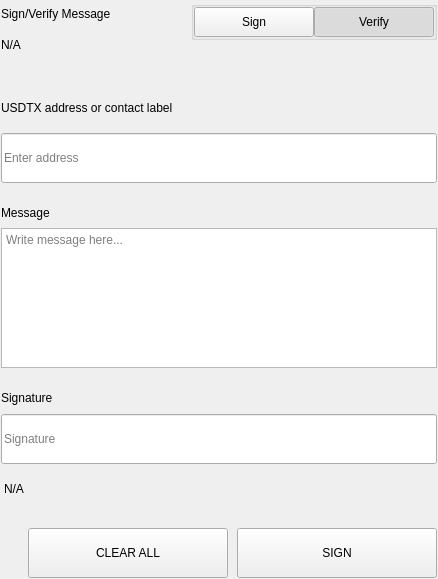
<?xml version="1.0" encoding="UTF-8"?>
<ui version="4.0">
 <class>SettingsSignMessageWidgets</class>
 <widget class="QWidget" name="SettingsSignMessageWidgets">
  <property name="geometry">
   <rect>
    <x>0</x>
    <y>0</y>
    <width>438</width>
    <height>579</height>
   </rect>
  </property>
  <property name="windowTitle">
   <string>Form</string>
  </property>
  <layout class="QVBoxLayout" name="verticalLayout">
   <property name="spacing">
    <number>0</number>
   </property>
   <property name="leftMargin">
    <number>0</number>
   </property>
   <property name="topMargin">
    <number>0</number>
   </property>
   <property name="rightMargin">
    <number>0</number>
   </property>
   <property name="bottomMargin">
    <number>0</number>
   </property>
   <item>
    <widget class="QWidget" name="left" native="true">
     <layout class="QVBoxLayout" name="verticalLayout_3">
      <property name="leftMargin">
       <number>0</number>
      </property>
      <property name="topMargin">
       <number>0</number>
      </property>
      <property name="rightMargin">
       <number>0</number>
      </property>
      <property name="bottomMargin">
       <number>0</number>
      </property>
      <item>
       <widget class="QWidget" name="container_sign" native="true">
        <layout class="QVBoxLayout" name="verticalLayout_2">
         <property name="spacing">
          <number>0</number>
         </property>
         <property name="leftMargin">
          <number>1</number>
         </property>
         <property name="topMargin">
          <number>1</number>
         </property>
         <property name="rightMargin">
          <number>1</number>
         </property>
         <property name="bottomMargin">
          <number>1</number>
         </property>
         <item>
          <layout class="QHBoxLayout" name="horizontalLayout_3" stretch="3,1">
           <property name="spacing">
            <number>40</number>
           </property>
           <item>
            <layout class="QVBoxLayout" name="verticalLayoutTitle">
             <property name="spacing">
              <number>5</number>
             </property>
             <item>
              <widget class="QLabel" name="labelTitle">
               <property name="text">
                <string>Sign/Verify Message</string>
               </property>
              </widget>
             </item>
             <item>
              <widget class="QLabel" name="labelSubtitle1">
               <property name="text">
                <string notr="true">N/A</string>
               </property>
               <property name="wordWrap">
                <bool>true</bool>
               </property>
              </widget>
             </item>
            </layout>
           </item>
           <item alignment="Qt::AlignRight|Qt::AlignTop">
            <widget class="QWidget" name="containerSwitch" native="true">
             <property name="styleSheet">
              <string notr="true">#containerSwitch{
	padding-top:9px;
}</string>
             </property>
             <layout class="QVBoxLayout" name="verticalLayout_6">
              <property name="spacing">
               <number>4</number>
              </property>
              <property name="leftMargin">
               <number>0</number>
              </property>
              <property name="topMargin">
               <number>0</number>
              </property>
              <property name="rightMargin">
               <number>0</number>
              </property>
              <property name="bottomMargin">
               <number>0</number>
              </property>
              <item alignment="Qt::AlignRight">
               <widget class="QGroupBox" name="groupBox">
                <property name="sizePolicy">
                 <sizepolicy hsizetype="Fixed" vsizetype="Preferred">
                  <horstretch>0</horstretch>
                  <verstretch>0</verstretch>
                 </sizepolicy>
                </property>
                <property name="title">
                 <string/>
                </property>
                <property name="alignment">
                 <set>Qt::AlignRight|Qt::AlignTop|Qt::AlignTrailing</set>
                </property>
                <layout class="QHBoxLayout" name="horizontalLayout_4">
                 <property name="spacing">
                  <number>0</number>
                 </property>
                 <property name="leftMargin">
                  <number>0</number>
                 </property>
                 <property name="topMargin">
                  <number>0</number>
                 </property>
                 <property name="rightMargin">
                  <number>0</number>
                 </property>
                 <property name="bottomMargin">
                  <number>0</number>
                 </property>
                 <item>
                  <widget class="QPushButton" name="pushSign">
                   <property name="minimumSize">
                    <size>
                     <width>120</width>
                     <height>30</height>
                    </size>
                   </property>
                   <property name="maximumSize">
                    <size>
                     <width>120</width>
                     <height>30</height>
                    </size>
                   </property>
                   <property name="focusPolicy">
                    <enum>Qt::NoFocus</enum>
                   </property>
                   <property name="text">
                    <string>Sign</string>
                   </property>
                   <property name="checkable">
                    <bool>true</bool>
                   </property>
                   <property name="autoExclusive">
                    <bool>true</bool>
                   </property>
                  </widget>
                 </item>
                 <item>
                  <widget class="QPushButton" name="pushVerify">
                   <property name="minimumSize">
                    <size>
                     <width>120</width>
                     <height>30</height>
                    </size>
                   </property>
                   <property name="maximumSize">
                    <size>
                     <width>120</width>
                     <height>30</height>
                    </size>
                   </property>
                   <property name="focusPolicy">
                    <enum>Qt::NoFocus</enum>
                   </property>
                   <property name="text">
                    <string>Verify</string>
                   </property>
                   <property name="checkable">
                    <bool>true</bool>
                   </property>
                   <property name="checked">
                    <bool>true</bool>
                   </property>
                   <property name="autoExclusive">
                    <bool>true</bool>
                   </property>
                  </widget>
                 </item>
                </layout>
               </widget>
              </item>
              <item alignment="Qt::AlignHCenter|Qt::AlignTop">
               <widget class="QLabel" name="labelSubtitleSwitch">
                <property name="text">
                 <string/>
                </property>
                <property name="alignment">
                 <set>Qt::AlignRight|Qt::AlignTrailing|Qt::AlignVCenter</set>
                </property>
               </widget>
              </item>
             </layout>
            </widget>
           </item>
          </layout>
         </item>
         <item>
          <spacer name="verticalSpacer_2">
           <property name="orientation">
            <enum>Qt::Vertical</enum>
           </property>
           <property name="sizeType">
            <enum>QSizePolicy::Fixed</enum>
           </property>
           <property name="sizeHint" stdset="0">
            <size>
             <width>20</width>
             <height>40</height>
            </size>
           </property>
          </spacer>
         </item>
         <item>
          <widget class="QWidget" name="containerAddress" native="true">
           <property name="sizePolicy">
            <sizepolicy hsizetype="Preferred" vsizetype="Fixed">
             <horstretch>0</horstretch>
             <verstretch>0</verstretch>
            </sizepolicy>
           </property>
           <layout class="QVBoxLayout" name="verticalLayout_5" stretch="0,0">
            <property name="spacing">
             <number>15</number>
            </property>
            <property name="leftMargin">
             <number>0</number>
            </property>
            <property name="topMargin">
             <number>0</number>
            </property>
            <property name="rightMargin">
             <number>0</number>
            </property>
            <property name="bottomMargin">
             <number>0</number>
            </property>
            <item>
             <widget class="QLabel" name="labelSubtitleAddress">
              <property name="minimumSize">
               <size>
                <width>0</width>
                <height>20</height>
               </size>
              </property>
              <property name="maximumSize">
               <size>
                <width>16777215</width>
                <height>20</height>
               </size>
              </property>
              <property name="text">
               <string>USDTX address or contact label</string>
              </property>
             </widget>
            </item>
            <item>
             <widget class="QLineEdit" name="addressIn_SM">
              <property name="minimumSize">
               <size>
                <width>0</width>
                <height>50</height>
               </size>
              </property>
              <property name="maximumSize">
               <size>
                <width>16777215</width>
                <height>50</height>
               </size>
              </property>
              <property name="placeholderText">
               <string>Enter address</string>
              </property>
             </widget>
            </item>
           </layout>
          </widget>
         </item>
         <item>
          <spacer name="verticalSpacer_3">
           <property name="orientation">
            <enum>Qt::Vertical</enum>
           </property>
           <property name="sizeType">
            <enum>QSizePolicy::Fixed</enum>
           </property>
           <property name="sizeHint" stdset="0">
            <size>
             <width>20</width>
             <height>20</height>
            </size>
           </property>
          </spacer>
         </item>
         <item>
          <layout class="QVBoxLayout" name="verticalLayout_9">
           <property name="spacing">
            <number>5</number>
           </property>
           <item>
            <widget class="QLabel" name="labelSubtitleMessage">
             <property name="minimumSize">
              <size>
               <width>0</width>
               <height>20</height>
              </size>
             </property>
             <property name="maximumSize">
              <size>
               <width>16777215</width>
               <height>20</height>
              </size>
             </property>
             <property name="text">
              <string>Message</string>
             </property>
            </widget>
           </item>
           <item>
            <widget class="QPlainTextEdit" name="messageIn_SM">
             <property name="minimumSize">
              <size>
               <width>0</width>
               <height>140</height>
              </size>
             </property>
             <property name="maximumSize">
              <size>
               <width>16777215</width>
               <height>140</height>
              </size>
             </property>
             <property name="placeholderText">
              <string>Write message here...</string>
             </property>
            </widget>
           </item>
          </layout>
         </item>
         <item>
          <spacer name="verticalSpacer_4">
           <property name="orientation">
            <enum>Qt::Vertical</enum>
           </property>
           <property name="sizeType">
            <enum>QSizePolicy::Fixed</enum>
           </property>
           <property name="sizeHint" stdset="0">
            <size>
             <width>20</width>
             <height>20</height>
            </size>
           </property>
          </spacer>
         </item>
         <item>
          <widget class="QWidget" name="widget" native="true">
           <property name="minimumSize">
            <size>
             <width>0</width>
             <height>75</height>
            </size>
           </property>
           <property name="maximumSize">
            <size>
             <width>16777215</width>
             <height>16777215</height>
            </size>
           </property>
           <layout class="QVBoxLayout" name="verticalLayout_4">
            <property name="leftMargin">
             <number>0</number>
            </property>
            <property name="topMargin">
             <number>0</number>
            </property>
            <property name="rightMargin">
             <number>0</number>
            </property>
            <property name="bottomMargin">
             <number>0</number>
            </property>
            <item>
             <widget class="QLabel" name="labelSubtitleSignature">
              <property name="minimumSize">
               <size>
                <width>0</width>
                <height>20</height>
               </size>
              </property>
              <property name="maximumSize">
               <size>
                <width>16777215</width>
                <height>20</height>
               </size>
              </property>
              <property name="text">
               <string>Signature</string>
              </property>
             </widget>
            </item>
            <item>
             <widget class="QLineEdit" name="signatureOut_SM">
              <property name="minimumSize">
               <size>
                <width>0</width>
                <height>50</height>
               </size>
              </property>
              <property name="placeholderText">
               <string>Signature</string>
              </property>
             </widget>
            </item>
           </layout>
          </widget>
         </item>
         <item>
          <widget class="QLabel" name="statusLabel_SM">
           <property name="styleSheet">
            <string notr="true">padding-top:5px;</string>
           </property>
           <property name="text">
            <string notr="true">N/A</string>
           </property>
          </widget>
         </item>
         <item>
          <spacer name="verticalSpacer">
           <property name="orientation">
            <enum>Qt::Vertical</enum>
           </property>
           <property name="sizeType">
            <enum>QSizePolicy::Fixed</enum>
           </property>
           <property name="sizeHint" stdset="0">
            <size>
             <width>20</width>
             <height>20</height>
            </size>
           </property>
          </spacer>
         </item>
         <item>
          <layout class="QHBoxLayout" name="horizontalLayout_7">
           <property name="spacing">
            <number>9</number>
           </property>
           <item>
            <spacer name="horizontalSpacer_5">
             <property name="orientation">
              <enum>Qt::Horizontal</enum>
             </property>
             <property name="sizeType">
              <enum>QSizePolicy::Expanding</enum>
             </property>
             <property name="sizeHint" stdset="0">
              <size>
               <width>40</width>
               <height>20</height>
              </size>
             </property>
            </spacer>
           </item>
           <item>
            <widget class="QPushButton" name="pushButtonClear">
             <property name="minimumSize">
              <size>
               <width>200</width>
               <height>50</height>
              </size>
             </property>
             <property name="focusPolicy">
              <enum>Qt::NoFocus</enum>
             </property>
             <property name="text">
              <string>CLEAR ALL</string>
             </property>
            </widget>
           </item>
           <item>
            <widget class="QPushButton" name="pushButtonSave">
             <property name="minimumSize">
              <size>
               <width>200</width>
               <height>50</height>
              </size>
             </property>
             <property name="maximumSize">
              <size>
               <width>200</width>
               <height>50</height>
              </size>
             </property>
             <property name="focusPolicy">
              <enum>Qt::NoFocus</enum>
             </property>
             <property name="text">
              <string>SIGN</string>
             </property>
            </widget>
           </item>
          </layout>
         </item>
        </layout>
       </widget>
      </item>
     </layout>
    </widget>
   </item>
  </layout>
 </widget>
 <resources/>
 <connections/>
</ui>
